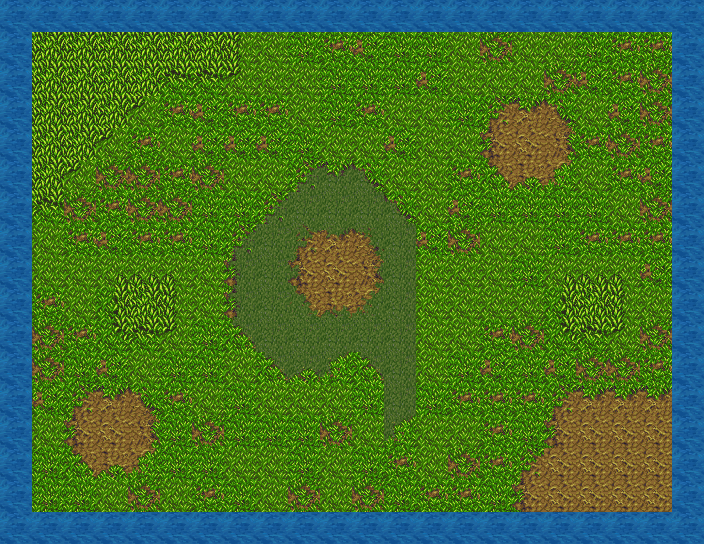

Rendered tile map (Tiled .tmx) drawn with the repository's tilesets; below, a short description and the map source with its tile grids summarised:
An orthogonal 22x17 tile map with 32x32 px tiles, 1 tile layer (Tile Layer 1).

<map version="1.0" orientation="orthogonal" renderorder="right-down" width="22" height="17" tilewidth="32" tileheight="32">
 <tileset firstgid="1" name="tileset" tilewidth="32" tileheight="32">
  <image source="tileset.png" width="512" height="512" />
 </tileset>
 <layer name="Tile Layer 1" width="22" height="17">
  <data>[374 cells, 374 non-empty, 41 distinct tile ids]</data>
 </layer>
</map>
